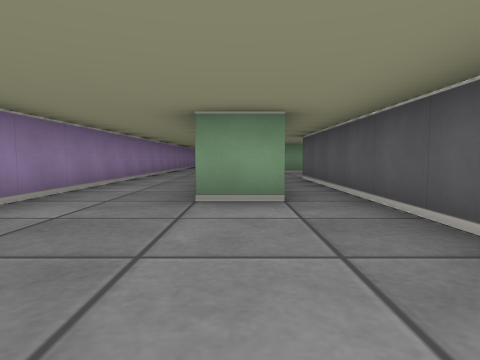
view 1 (above)

22 first-person views from a walk through a cub3D level. The camera is about half as high as the walls, tilts 4° down and sees 75° across. The floor is counted in squares. Each view is taken from the middle of a square. On the plan, view 1 faces up. The plan holds only what a view shows up to about 9 squares ahead; the rest is blank.

view 2
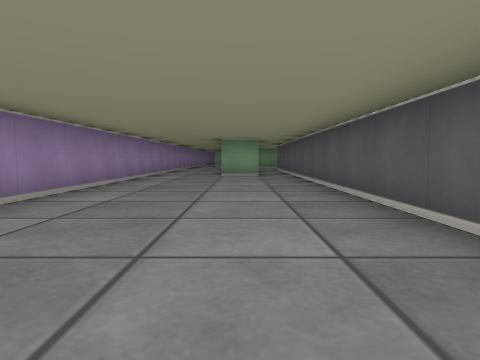

view 3
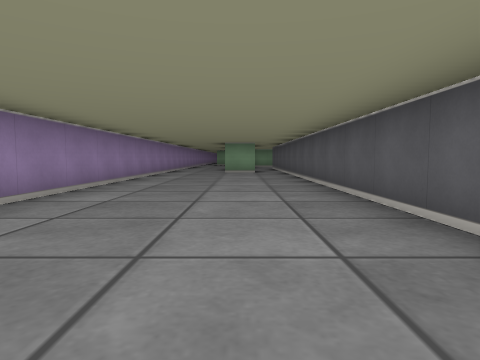

view 4
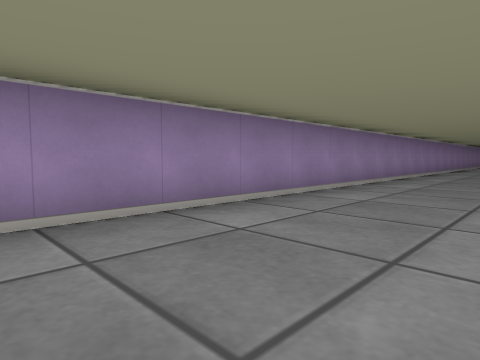

view 5
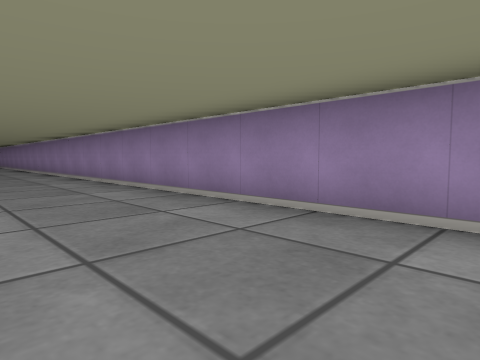

view 6
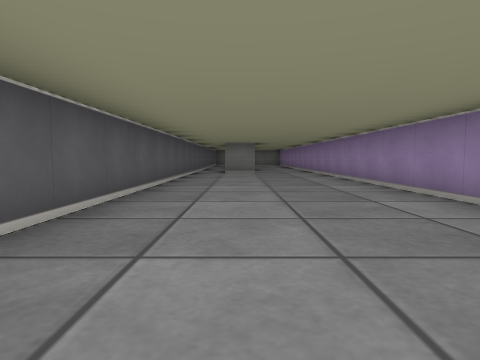

view 7
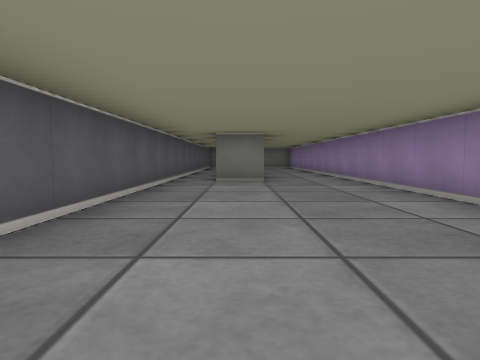

view 8
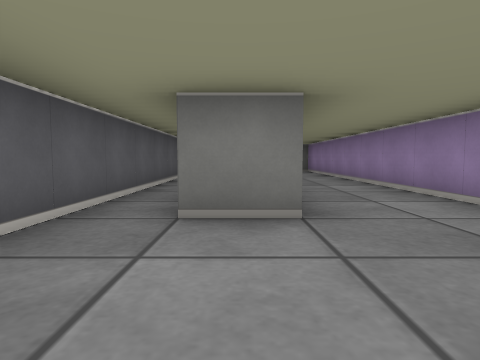

view 9
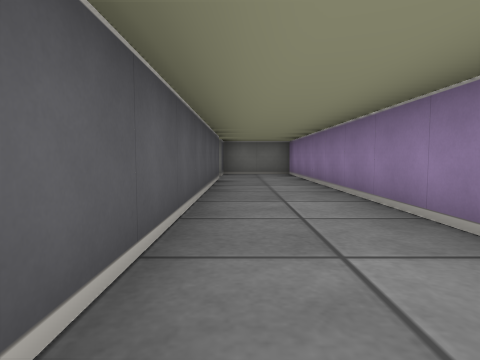

view 10
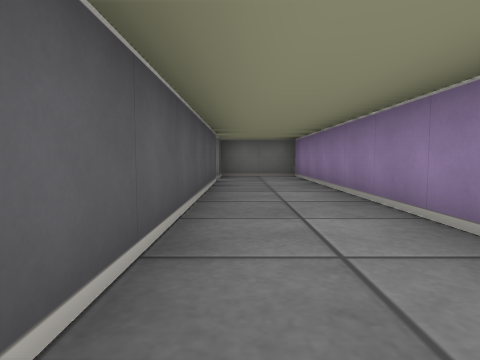

view 11
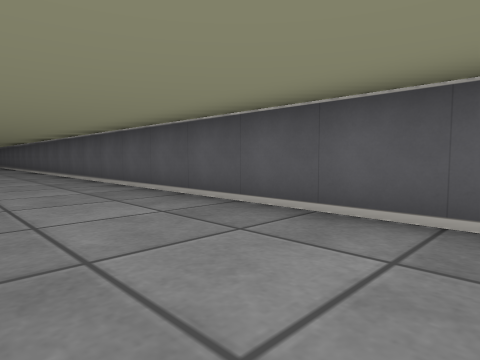

view 12
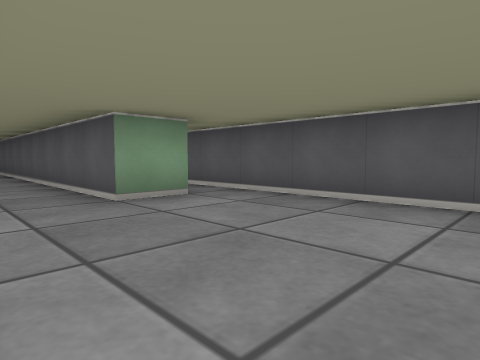

view 13
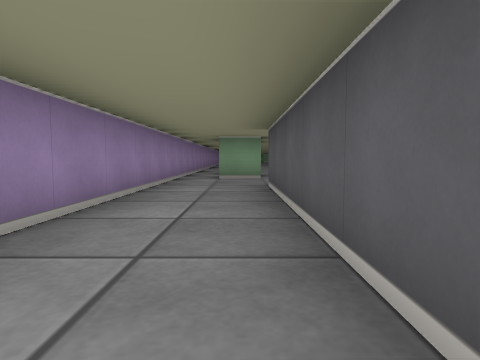

view 14
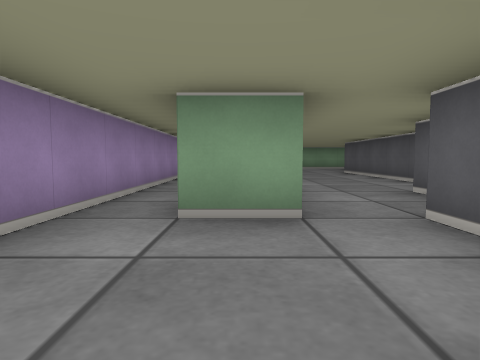

view 15
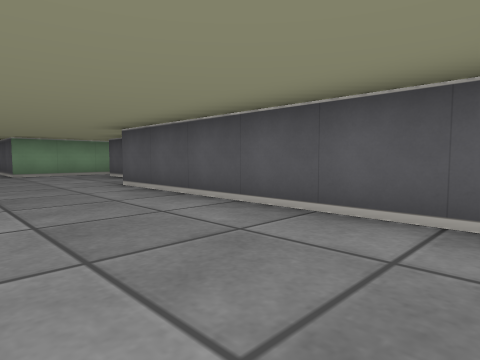

view 16
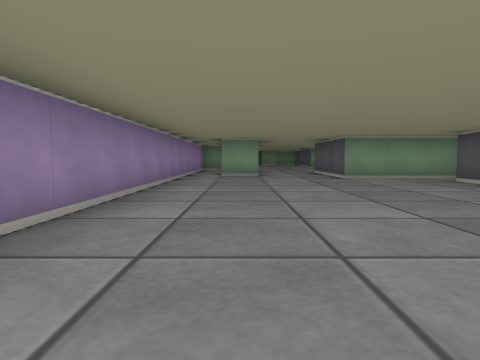

view 17
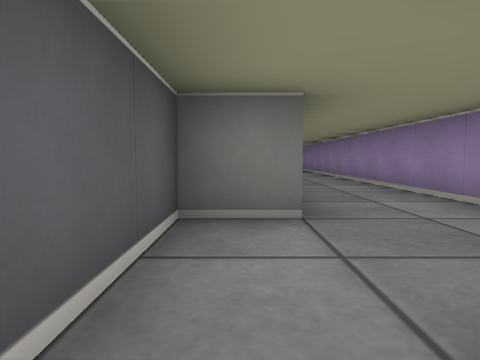

view 18
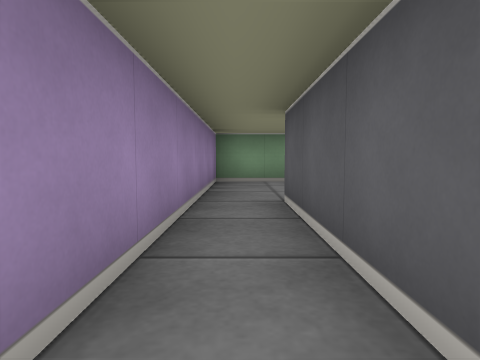

view 19
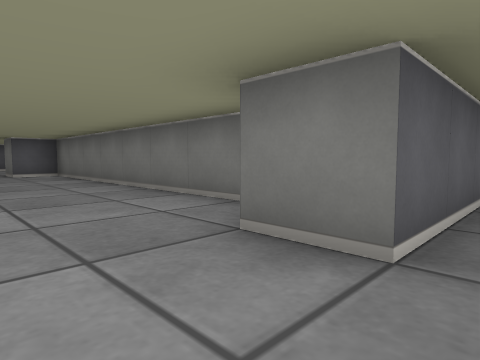

view 20
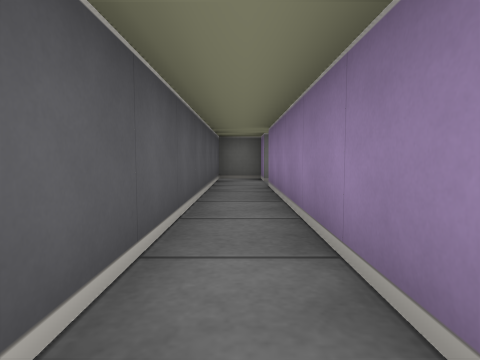

view 21
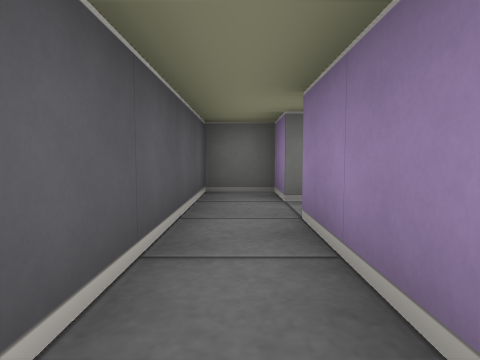

view 22
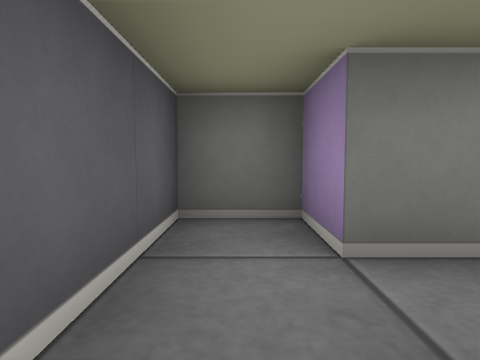

### Floor plan
Points are (right, up) in squares from view 1. A wall is a line through its corners. A room is listed if a view was taken in it or the views show most of it. See-through windows are left out.
Room 1 (views 1, 2, 3, 4, 5, 6, 7, 8, 9, 10, 11, 12, 13, 14, 20, 21, 22)
walls: (0.6, 3.5) (-0.5, 3.5) (-0.5, 11.5) (0.5, 11.5) (0.5, 13.5); (0.5, -24.6) (0.5, -29.5); (-0.5, -29.4) (-0.5, -22.5) (0.5, -22.5); (-0.4, 13.5) (-1.5, 13.5); (-2.5, 13.5) (-2.5, -31.5) (-0.5, -31.5) (-0.5, -30.5) (0.5, -30.5) (0.5, -31.5) (1.5, -31.5) (1.5, 3.5)
ways out: opening at (-1, 14) to room 2; opening at (1, 4) to room 3
Room 2 (views 15, 16, 17)
walls: (3.5, 23.6) (3.5, 24.5); (2.5, 16.2) (2.5, 21.5); (-0.4, 26.5) (-1.5, 26.5); (4.2, 25.5) (1.5, 25.5) (1.5, 27.2); (-2.5, 27) (-2.5, 13.5)
ways out: opening at (-1, 14) to room 1; opening at (0.5, 27.5)
Room 3 (views 18, 19)
walls: (3.5, 6.5) (10.5, 6.5) (10.5, 7.5) (11.5, 7.5); (2, 10.5) (0.5, 10.5) (0.5, 4.6); (1.5, 3.5) (1.5, 7.5) (2.5, 7.5)
ways out: opening at (1, 4) to room 1

Where each view was taken, in squares from view 1:
view 1: 0 up, 0 right, facing up
view 2: 5 down, 0 right, facing up
view 3: 7 down, 0 right, facing up
view 4: 11 down, 0 right, facing up-left
view 5: 9 down, 0 right, facing down-left
view 6: 12 down, 0 right, facing down
view 7: 16 down, 0 right, facing down
view 8: 20 down, 0 right, facing down
view 9: 22 down, 1 left, facing down
view 10: 23 down, 1 left, facing down
view 11: 16 down, 1 left, facing up-right
view 12: 0 up, 2 left, facing up-right
view 13: 6 up, 1 left, facing up
view 14: 11 up, 1 left, facing up
view 15: 16 up, 0 right, facing up-right
view 16: 18 up, 1 left, facing up
view 17: 14 up, 0 right, facing down
view 18: 4 up, 1 right, facing up
view 19: 9 up, 1 right, facing down-right
view 20: 24 down, 1 right, facing down
view 21: 27 down, 1 right, facing down
view 22: 29 down, 1 right, facing down
